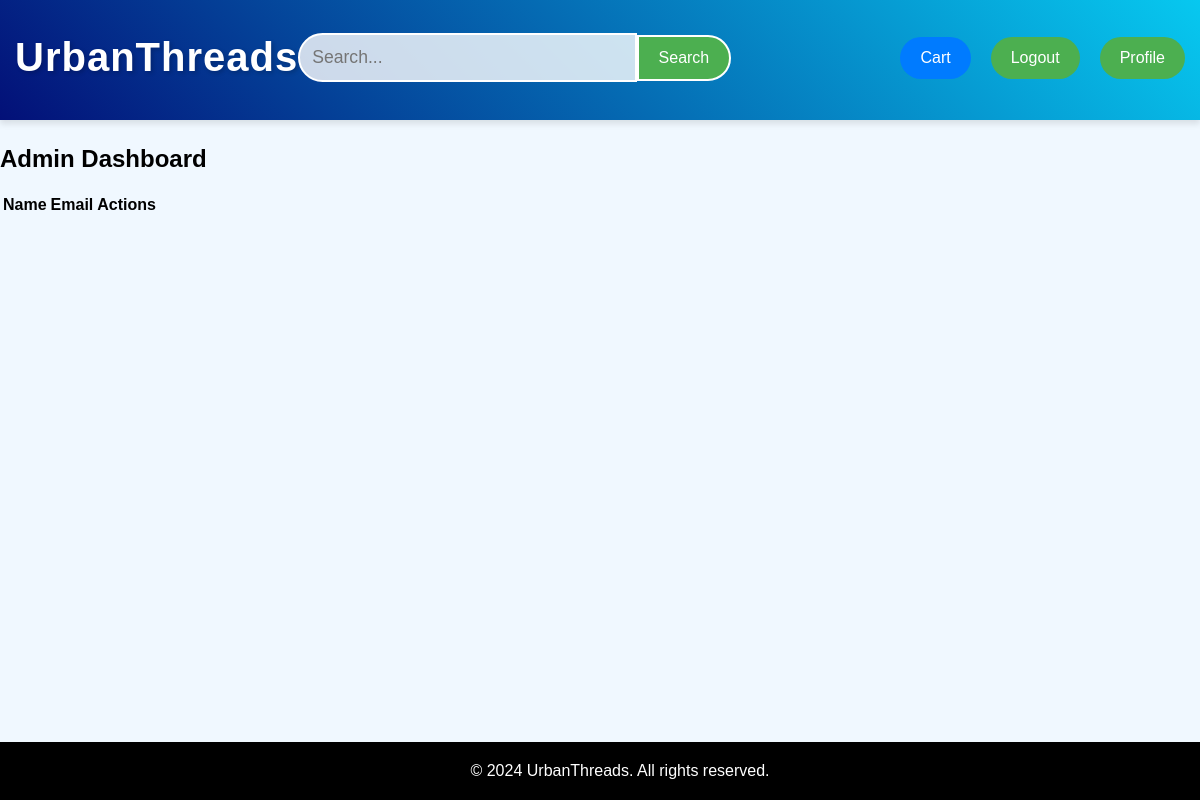
The page /admin_dashboard (signed in) on the database as committed earlier.
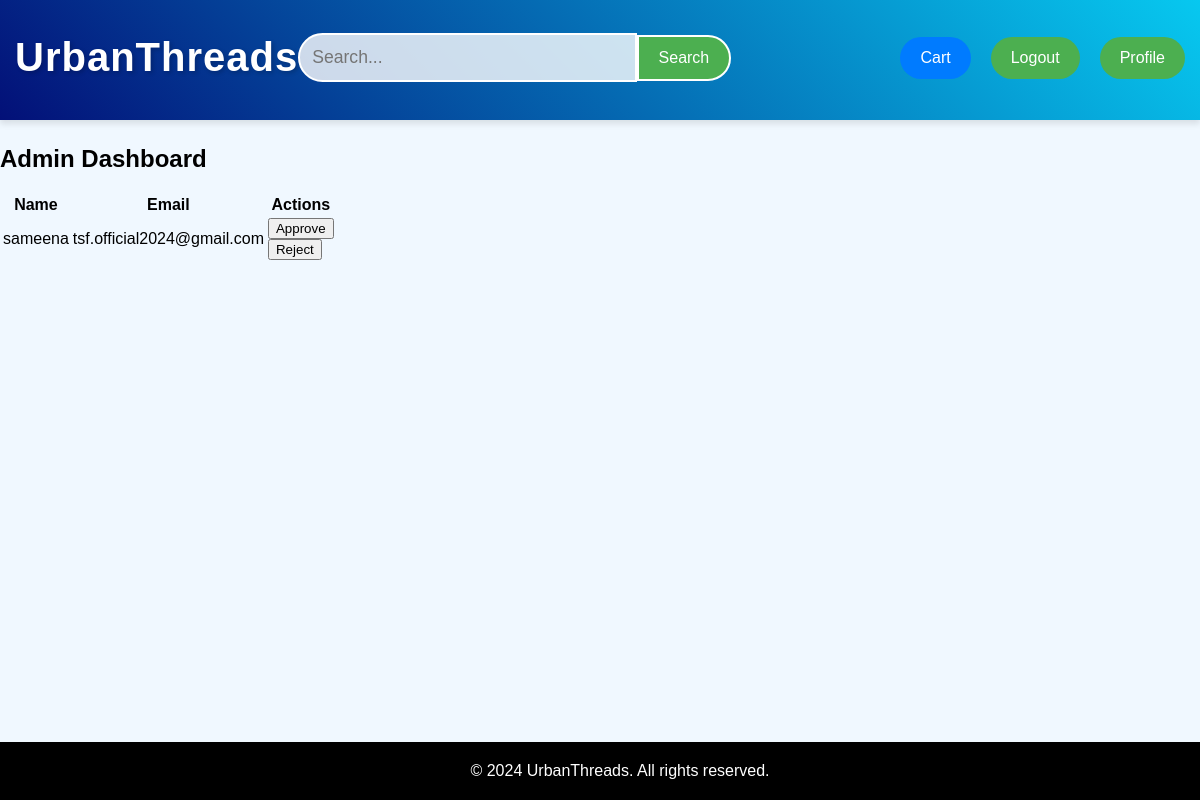
The same page on the database as committed later.
### app/models.py (models this page shows, shortened)
class User(UserMixin, db.Model):
    id = db.Column(db.Integer, primary_key=True)
    username = db.Column(db.String(50), nullable=False)
    email = db.Column(db.String(100), unique=True, nullable=False)
    password = db.Column(db.String(255), nullable=False)
    role = db.Column(db.String(20), nullable=False)
    contact = db.Column(db.String(20), nullable=False)
    location = db.Column(db.String(100), nullable=False)
    dob = db.Column(db.Date, nullable=False)
    gender = db.Column(db.String(10), nullable=False)
    reset_token = db.Column(db.String(128), nullable=True)
    status = db.Column(db.String(20), default='pending')

### app/admin.py (the view)
@admin.route('/admin_dashboard')
def admin_dashboard():
    if session.get('role') != 'admin':
        flash('Unauthorized access!', 'danger')
        return redirect(url_for('auth.login'))
    delivery_requests = User.query.filter_by(role='delivery_person', status='pending').all()
    return render_template('admin.html',delivery_requests=delivery_requests ,username=session.get('username'))

### app/templates/admin.html (shortened to what this page needs)
<!DOCTYPE html>
<html lang="en">
<head>
    <link rel="stylesheet" href="{{ url_for('static', filename='homepage.css') }}">
</head>
<body>
    <nav class="navbar">
        <div class="navbar-left">
            <h1 class="website-name">UrbanThreads</h1>
        </div>
        <div class="navbar-center">
            <div class="search-container">
                <input type="text" class="search-bar" placeholder="Search...">
                <button class="search-btn">Search</button>
            </div>
        </div>
        {% if current_user.is_authenticated %}
        <div class="navbar-right">
            <button class="btn cart-btn">Cart</button>
            <a href="{{ url_for('auth.logout') }}" class="btn logout-btn">Logout</a>
            <a href="{{ url_for('auth.profile', id=current_user.id) }}" class="btn profile-btn">Profile</a>
        </div>
        {% else %}
        <div class="navbar-right">
            <button class="btn cart-btn">Cart</button>
            <a href="{{ url_for('auth.register') }}" class="btn register-btn">Register</a>
            <a href="{{ url_for('auth.login') }}" class="btn login-btn">Login</a>
        </div>
        {% endif %}
    </nav>
    {% if current_user.is_authenticated %}
        <h2>Admin Dashboard</h2>
        <table>
            <tr>
                <th>Name</th>
                <th>Email</th>
                <th>Actions</th>
            </tr>
            {% for user in delivery_requests %}
            <tr>
                <td>{{ user.username }}</td>
                <td>{{ user.email }}</td>
                <td>
                    <form method="POST" action="#">
                        <button type="submit">Approve</button>
                    </form>
                    <form method="POST" action="#">
                        <button type="submit">Reject</button>
                    </form>
                </td>
            </tr>
            {% endfor %}
        </table>
    {% endif %}
    <footer>
        <p>&copy; 2024 UrbanThreads. All rights reserved.</p>
    </footer>
</body>
</html>

Rows that differ between the two databases and show on the page:
added User: username "sameena", email "tsf.official2024@gmail.com"
